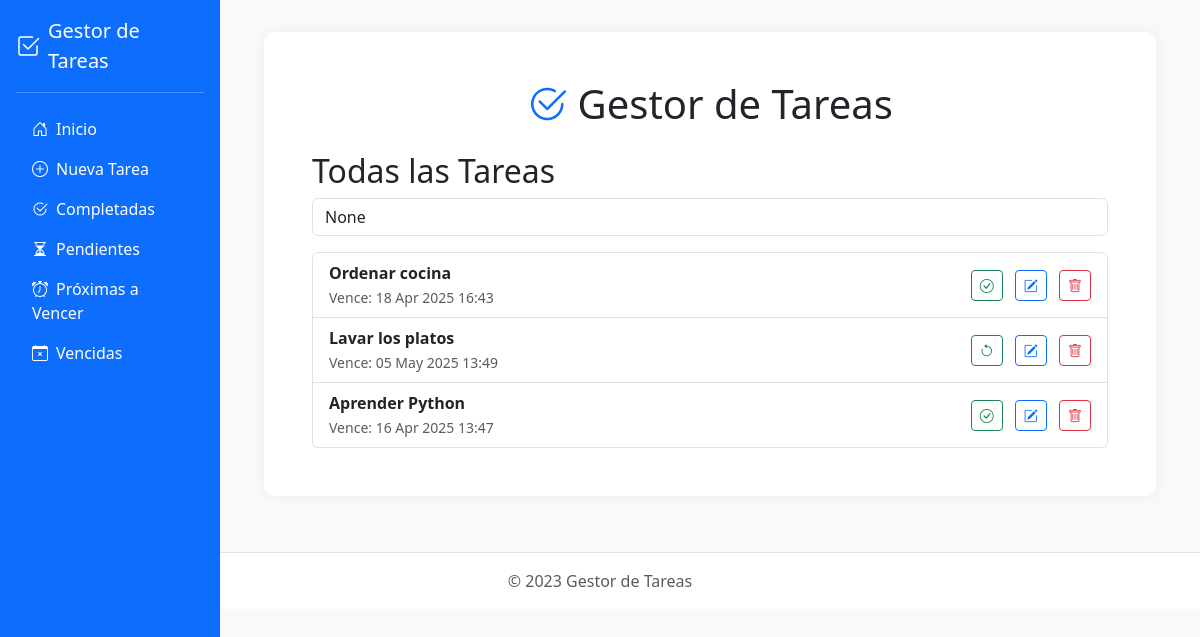
The page / on the database its author committed.
### tasks/models.py (models this page shows, shortened)
class Task(models.Model):
    PRIORITY_CHOICES = [
        ('high', 'Alta'),
        ('medium', 'Media'),
        ('low', 'Baja'),
    ]
    description = models.CharField(max_length=255)
    priority = models.CharField(max_length=10, choices=PRIORITY_CHOICES, default='medium')
    completed = models.BooleanField(default=False)
    created_at = models.DateTimeField(auto_now_add=True)
    deadline = models.DateTimeField(null=True, blank=True)

### tasks/views.py (the view)
# urls.py: path('', views.task_list, name='task_list'),
def task_list(request):
    query = request.GET.get('q')
    if query:
        tasks = Task.objects.filter(description__icontains=query)
    else:
        tasks = Task.objects.all().order_by('-created_at')
    return render(request, 'tasks/index.html', {'tasks': tasks, 'query': query})

### tasks/templates/tasks/index.html
{% extends 'tasks/base.html' %}
{% block content %}
<h2>Todas las Tareas</h2>
<form method="get" class="mb-3">
    <input type="text" name="q" placeholder="Buscar por descripción" class="form-control" value="{{ query }}">
</form>
{% if tasks %}
    <ul class="list-group">
        {% for task in tasks %}
            <li class="list-group-item d-flex justify-content-between align-items-center">
                <div>
                    <strong>{{ task.description }}</strong><br>
                    {% if task.deadline %}
                        <small class="text-muted">Vence: {{ task.deadline|date:"d M Y H:i" }}</small>
                    {% else %}
                        <small class="text-muted">Sin fecha límite</small>
                    {% endif %}
                </div>
                <div>
                    <a href="{% url 'toggle_task' task.id %}" class="btn btn-sm btn-outline-success me-2">
                        {% if task.completed %}<i class="bi bi-arrow-counterclockwise"></i>{% else %}<i class="bi bi-check-circle"></i>{% endif %}
                    </a>
                    <a href="{% url 'edit_task' task.id %}" class="btn btn-sm btn-outline-primary me-2"><i class="bi bi-pencil-square"></i></a>
                    <a href="{% url 'delete_task' task.id %}" class="btn btn-sm btn-outline-danger"><i class="bi bi-trash"></i></a>
                </div>
            </li>
        {% endfor %}
    </ul>
{% else %}
    <p class="text-muted text-center">No hay tareas registradas.</p>
{% endif %}
{% endblock %}

### tasks/templates/tasks/base.html (style rules this page uses)
body { background-color: #f8f9fa; }

### rows shown on the page
Task: description "Ordenar cocina", deadline "18 Apr 2025 16:43", completed False (drawn)
Task: description "Lavar los platos", deadline "05 May 2025 13:49", completed True (drawn)
Task: description "Aprender Python", deadline "16 Apr 2025 13:47", completed False (drawn)
